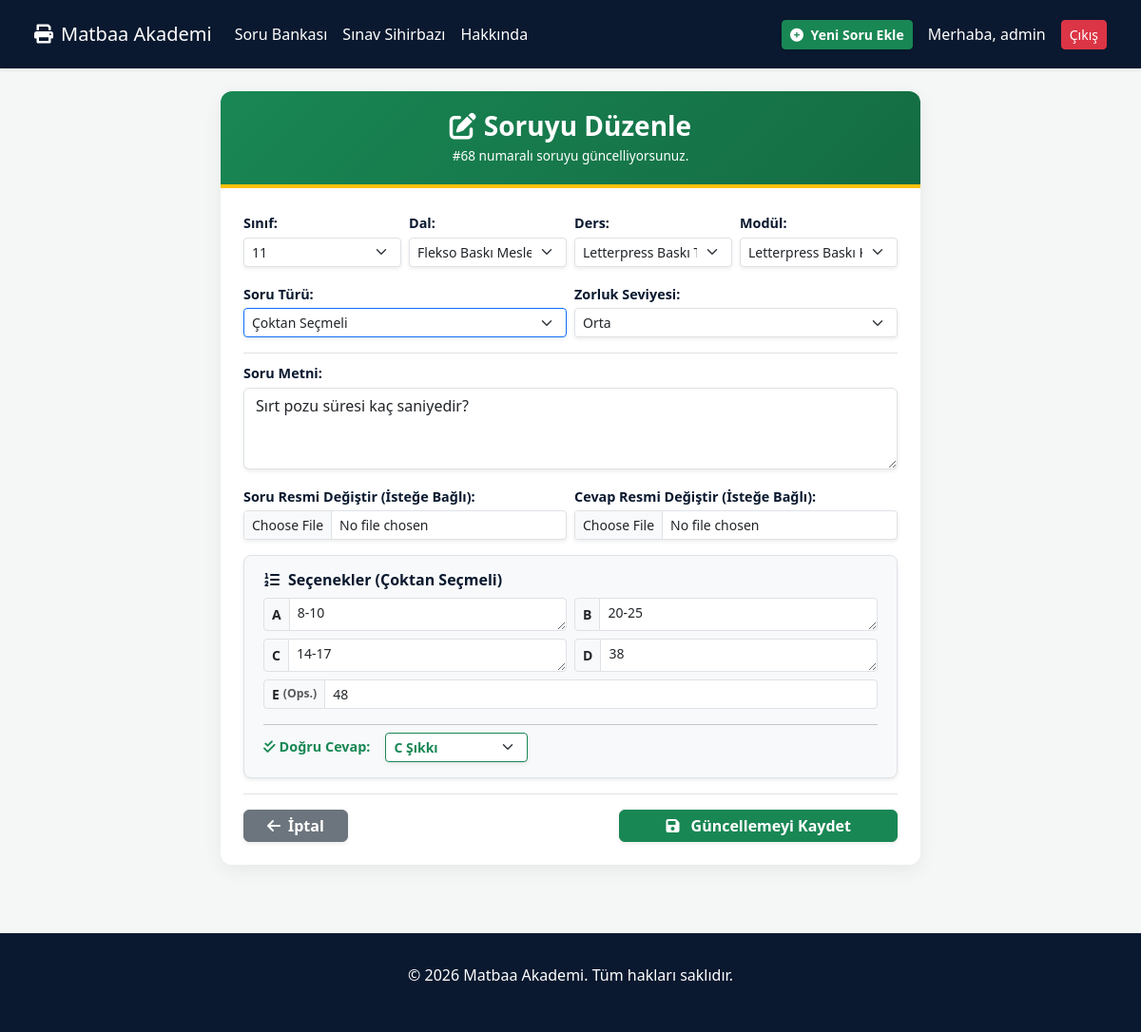
The app's page /soru-duzenle/68/ (signed in) with its own data.
### akademi/models.py (models this page shows, shortened)
class CustomUser(AbstractUser):
    adi = models.CharField(max_length=50, blank=True, null=True)
    soyadi = models.CharField(max_length=50, blank=True, null=True)
    unvan = models.CharField(max_length=50, blank=True, null=True)
    okul = models.CharField(max_length=255, blank=True, null=True)
    calistigi_alan = models.CharField(max_length=100, blank=True, null=True)
    membership_type = models.CharField(max_length=20, default='free')
    class Meta:
        verbose_name = "Kullanıcı"
        verbose_name_plural = "Kullanıcılar"

class Soru(models.Model):
    ZORLUK_SEVIYESI = [('kolay', 'Kolay'), ('orta', 'Orta'), ('zor', 'Zor')]
    ONAY_DURUMLARI = [('taslak', 'Taslak'), ('beklemede', 'Beklemede'), ('onaylandi', 'Onaylandı'), ('reddedildi', 'Reddedildi')]
    sinif = models.ForeignKey(Sinif, on_delete=models.CASCADE)
    dal = models.ForeignKey(Dal, on_delete=models.CASCADE)
    ders = models.ForeignKey(Ders, on_delete=models.CASCADE)
    modul = models.ForeignKey(Modul, on_delete=models.CASCADE)
    tur = models.ForeignKey(SoruTuru, on_delete=models.CASCADE)
    soru_metni = models.TextField()
    soru_resmi = models.ImageField(upload_to='soru_resimleri/', blank=True, null=True)
    cevap_resmi = models.ImageField(upload_to='cevap_resimleri/', blank=True, null=True)
    klasik_cevap = models.TextField(blank=True, null=True)
    secenek_a = models.TextField(blank=True, null=True)
    secenek_b = models.TextField(blank=True, null=True)
    secenek_c = models.TextField(blank=True, null=True)
    secenek_d = models.TextField(blank=True, null=True)
    secenek_e = models.TextField(blank=True, null=True)
    dogru_cevap = models.CharField(max_length=1, choices=[('A', 'A'), ('B', 'B'), ('C', 'C'), ('D', 'D'), ('E', 'E')], blank=True, null=True)
    zorluk_seviyesi = models.CharField(max_length=10, choices=ZORLUK_SEVIYESI, default='orta')
    onay_durumu = models.CharField(max_length=20, choices=ONAY_DURUMLARI, default='onaylandi')
    soruyu_hazirlayan = models.ForeignKey(CustomUser, on_delete=models.SET_NULL, null=True)
    olusturulma_tarihi = models.DateTimeField(auto_now_add=True)
    class Meta:
        verbose_name = "Soru"
        verbose_name_plural = "Sorular"

class Sinif(models.Model):
    sinif = models.IntegerField(unique=True)
    class Meta:
        verbose_name = "Sınıf"
        verbose_name_plural = "Sınıflar"
        ordering = ['sinif']

class Dal(models.Model):
    sinif = models.ForeignKey(Sinif, on_delete=models.CASCADE, related_name='dallar')
    adi = models.CharField(max_length=100)
    class Meta:
        verbose_name = "Dal"
        verbose_name_plural = "Dallar"

class Ders(models.Model):
    dal = models.ForeignKey(Dal, on_delete=models.CASCADE, related_name='dersler')
    adi = models.CharField(max_length=100)
    class Meta:
        verbose_name = "Ders"
        verbose_name_plural = "Dersler"

class Modul(models.Model):
    ders = models.ForeignKey(Ders, on_delete=models.CASCADE, related_name='moduller')
    adi = models.CharField(max_length=200)
    class Meta:
        verbose_name = "Modül"
        verbose_name_plural = "Modüller"

class SoruTuru(models.Model):
    adi = models.CharField(max_length=50)
    class Meta:
        verbose_name = "Soru Türü"
        verbose_name_plural = "Soru Türleri"

### akademi/views.py (the view, shortened to what this page needs)
# urls.py: path('soru-duzenle/<int:soru_id>/', views.soru_duzenle, name='soru_duzenle'),
@login_required(login_url='login')
def soru_duzenle(request, soru_id):
    soru = get_object_or_404(Soru, id=soru_id)
    context = {
        'soru': soru,
        'siniflar': Sinif.objects.all(),
        'soru_turleri': SoruTuru.objects.all(),
    }
    return render(request, 'soru_duzenle.html', context)

### akademi/templates/soru_duzenle.html (shortened to what this page needs)
{% extends 'base.html' %}
{% load static %}
{% block content %}
<div class="container py-4">
    <div class="row justify-content-center">
        <div class="col-lg-8 col-md-10">
            <div class="form-card">
                <div class="form-header">
                    <h3 class="fw-bold mb-0"><i class="fas fa-edit me-2"></i>Soruyu Düzenle</h3>
                    <p class="mb-0 mt-1" style="font-size:0.85rem;">#{{ soru.id }} numaralı soruyu güncelliyorsunuz.</p>
                </div>
                <div class="card-body p-3 p-md-4">
                    <form id="soruForm" method="POST" enctype="multipart/form-data">
                        <div class="row g-2 mb-3">
                            <div class="col-md-3">
                                <label class="form-label">Sınıf:</label>
                                <select id="sinif" name="sinif" required class="form-select form-select-sm shadow-sm">
                                    {% for sinif in siniflar %}
                                        <option value="{{ sinif.id }}" {% if soru.sinif.id == sinif.id %}selected{% endif %}>{{ sinif.sinif }}</option>
                                    {% endfor %}
                                </select>
                            </div>
                            <div class="col-md-3">
                                <label class="form-label">Dal:</label>
                                <select id="dal" name="dal" required class="form-select form-select-sm shadow-sm">
                                    <option value="{{ soru.dal.id }}" selected>{{ soru.dal.adi }}</option>
                                </select>
                            </div>
                            <div class="col-md-3">
                                <label class="form-label">Ders:</label>
                                <select id="ders" name="ders" required class="form-select form-select-sm shadow-sm">
                                    <option value="{{ soru.ders.id }}" selected>{{ soru.ders.adi }}</option>
                                </select>
                            </div>
                            <div class="col-md-3">
                                <label class="form-label">Modül:</label>
                                <select id="modul" name="modul" required class="form-select form-select-sm shadow-sm">
                                    <option value="{{ soru.modul.id }}" selected>{{ soru.modul.adi }}</option>
                                </select>
                            </div>
                        </div>
                        <div class="row g-2 mb-3">
                            <div class="col-md-6">
                                <label class="form-label">Soru Türü:</label>
                                <select id="tur" name="tur" required class="form-select form-select-sm shadow-sm border-primary">
                                    {% for tur in soru_turleri %}
                                        <option value="{{ tur.id }}" {% if soru.tur.id == tur.id %}selected{% endif %}>{{ tur.adi }}</option>
                                    {% endfor %}
                                </select>
                            </div>
                            <div class="col-md-6">
                                <label class="form-label">Zorluk Seviyesi:</label>
                                <select id="zorluk_seviyesi" name="zorluk_seviyesi" required class="form-select form-select-sm shadow-sm">
                                    <option value="orta" {% if soru.zorluk_seviyesi == 'orta' %}selected{% endif %}>Orta</option>
                                </select>
                            </div>
                        </div>
                        <div class="pt-2 border-top">
                            <div class="mb-3">
                                <label class="form-label">Soru Metni:</label>
                                <textarea id="soru_metni" name="soru_metni" class="form-control shadow-sm" rows="3">{{ soru.soru_metni }}</textarea>
                            </div>
                            <div class="row g-2 mb-3">
                                <div class="col-md-6">
                                    <label class="form-label">Soru Resmi Değiştir (İsteğe Bağlı):</label>
                                    <input type="file" name="soru_resmi" accept="image/*" class="form-control form-control-sm shadow-sm">
                                </div>
                                <div class="col-md-6">
                                    <label class="form-label">Cevap Resmi Değiştir (İsteğe Bağlı):</label>
                                    <input type="file" name="cevap_resmi" accept="image/*" class="form-control form-control-sm shadow-sm">
                                </div>
                            </div>
                            <div class="options-container shadow-sm mb-3" id="options_section" style="display: none;">
                                <h6 class="fw-bold mb-2" style="color: var(--primary-bg);"><i class="fas fa-list-ol me-2"></i>Seçenekler (Çoktan Seçmeli)</h6>
                                <div class="row g-2">
                                    <div class="col-md-6">
                                        <div class="input-group input-group-sm">
                                            <span class="input-group-text fw-bold">A</span>
                                            <textarea name="secenek_a" id="secenek_a" rows="1" class="form-control">{{ soru.secenek_a|default_if_none:"" }}</textarea>
                                        </div>
                                    </div>
                                    <div class="col-md-6">
                                        <div class="input-group input-group-sm">
                                            <span class="input-group-text fw-bold">B</span>
                                            <textarea name="secenek_b" id="secenek_b" rows="1" class="form-control">{{ soru.secenek_b|default_if_none:"" }}</textarea>
                                        </div>
                                    </div>
                                    <div class="col-md-6">
                                        <div class="input-group input-group-sm">
                                            <span class="input-group-text fw-bold">C</span>
                                            <textarea name="secenek_c" id="secenek_c" rows="1" class="form-control">{{ soru.secenek_c|default_if_none:"" }}</textarea>
                                        </div>
                                    </div>
                                    <div class="col-md-6">
                                        <div class="input-group input-group-sm">
                                            <span class="input-group-text fw-bold">D</span>
                                            <textarea name="secenek_d" id="secenek_d" rows="1" class="form-control">{{ soru.secenek_d|default_if_none:"" }}</textarea>
                                        </div>
                                    </div>
                                    <div class="col-12 mt-2">
                                        <div class="input-group input-group-sm">
                                            <span class="input-group-text fw-bold">E <small class="text-muted ms-1">(Ops.)</small></span>
                                            <input type="text" name="secenek_e" id="secenek_e" class="form-control" value="{{ soru.secenek_e|default_if_none:'' }}">
                                        </div>
                                    </div>
                                </div>
                                <div class="mt-3 pt-2 border-top border-secondary-subtle d-flex align-items-center gap-3">
                                    <label class="form-label mb-0 text-success fw-bold"><i class="fas fa-check-double me-1"></i>Doğru Cevap:</label>
                                    <select id="dogru_cevap" name="dogru_cevap" class="form-select form-select-sm border-success fw-bold text-success shadow-sm" style="max-width: 150px;">
                                        <option value="C" {% if soru.dogru_cevap == 'C' %}selected{% endif %}>C Şıkkı</option>
                                    </select>
                                </div>
                            </div>
                        </div>
                        <div class="d-flex gap-2 mt-3 pt-3 border-top">
                            <a href="{% url 'soru_bankasi' %}" class="btn btn-secondary fw-bold px-4 py-1 shadow-sm"><i class="fas fa-arrow-left me-2"></i>İptal</a>
                            <button type="submit" class="btn btn-success fw-bold px-5 py-1 shadow-sm ms-auto"><i class="fas fa-save me-2"></i> Güncellemeyi Kaydet</button>
                        </div>
                    </form>
                </div>
            </div>
        </div>
    </div>
</div>
{% endblock %}

### akademi/templates/base.html (shortened to what this page needs)
<!DOCTYPE html>
<html lang="tr">
<head>
    <link href="https://cdn.jsdelivr.net/npm/bootstrap@5.3.0/dist/css/bootstrap.min.css" rel="stylesheet">
    <link rel="stylesheet" href="https://cdnjs.cloudflare.com/ajax/libs/font-awesome/6.0.0/css/all.min.css">
</head>
<body>
    <nav class="navbar navbar-expand-lg navbar-custom shadow-sm">
        <div class="container-fluid">
            <a class="navbar-brand d-flex align-items-center" href="{% url 'home' %}">
                <i class="fas fa-print me-2"></i> Matbaa Akademi
            </a>
            <div class="collapse navbar-collapse" id="navbarNav">
                <ul class="navbar-nav me-auto">
                    <li class="nav-item"><a class="nav-link" href="{% url 'soru_bankasi' %}">Soru Bankası</a></li>
                    <li class="nav-item"><a class="nav-link" href="{% url 'sihirbaz' %}">Sınav Sihirbazı</a></li>
                    <li class="nav-item"><a class="nav-link" href="{% url 'about' %}">Hakkında</a></li>
                </ul>
                <div class="d-flex align-items-center gap-2">
                    {% if request.user.is_authenticated %}
                        <a href="{% url 'yeni_soru' %}" class="btn btn-success btn-sm me-2 fw-bold shadow-sm">
                            <i class="fas fa-plus-circle me-1"></i> Yeni Soru Ekle
                        </a>
                        <span class="text-white me-2">Merhaba, {{ request.user.username }}</span>
                        <form method="post" action="{% url 'logout' %}" class="d-inline">
                            <button type="submit" class="btn btn-danger btn-sm">Çıkış</button>
                        </form>
                    {% else %}
                        <a href="{% url 'login' %}" class="btn btn-outline-light btn-sm">Giriş</a>
                        <a href="{% url 'register' %}" class="btn btn-accent btn-sm">Üye Ol</a>
                    {% endif %}
                </div>
            </div>
        </div>
    </nav>
    <main>
        {% block content %}{% endblock %}
    </main>
    <footer class="text-center">
        <div class="container">
            <p>&copy; 2026 Matbaa Akademi. Tüm hakları saklıdır.</p>
        </div>
    </footer>
</body>
</html>

### akademi/templates/base.html (style rules this page uses)
:root { --primary-bg: #0a192f; --accent-color: #ff4d00; }
body { background-color: #f4f7f6; min-height: 100vh; }
.navbar-custom { background-color: var(--primary-bg); padding: 1rem 2%; }
.navbar-brand, .nav-link { color: white !important; }
footer { background-color: var(--primary-bg); color: white; padding: 2rem 0; margin-top: 3rem; }

### akademi/templates/soru_duzenle.html (style rules this page uses)
.form-card { border: none; border-radius: 12px; box-shadow: 0 6px 20px rgba(0,0,0,0.06); overflow: hidden; background-color: white; }
.form-header { background: linear-gradient(135deg, #198754 0%, #146c43 100%); color: white; padding: 1.25rem; text-align: center; border-bottom: 4px solid #ffc107; }
.form-label { font-weight: 600; color: var(--primary-bg); margin-bottom: 0.25rem; font-size: 0.9rem; }
.options-container { background-color: #f8f9fa; border: 1px solid #dee2e6; border-radius: 8px; padding: 1rem 1.25rem; }
textarea { resize: vertical; }

### records on screen
CustomUser: user.username "admin"
Soru: id "68", sinif "11", dal "Flekso Baskı Meslek Dalı", ders "Letterpress Baskı Teknikleri", modul "Letterpress Baskı Kalıbı Hazırlama", tur "Çoktan Seçmeli", zorluk_seviyesi "Orta", soru_metni "Sırt pozu süresi kaç saniyedir?", secenek_a "8-10", secenek_b "20-25", secenek_c "14-17", secenek_d "38", secenek_e "48", dogru_cevap "C Şıkkı"
